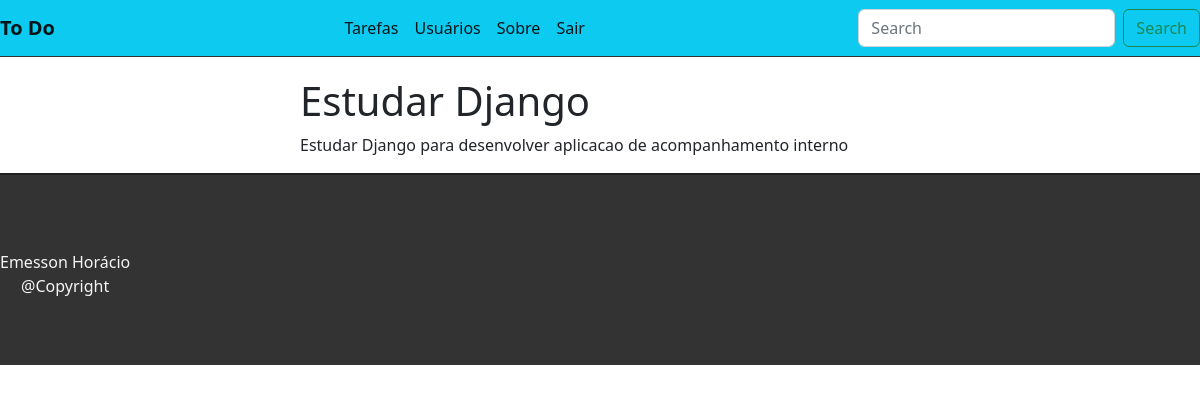
The page /task/1 (signed in) on the database as committed earlier.
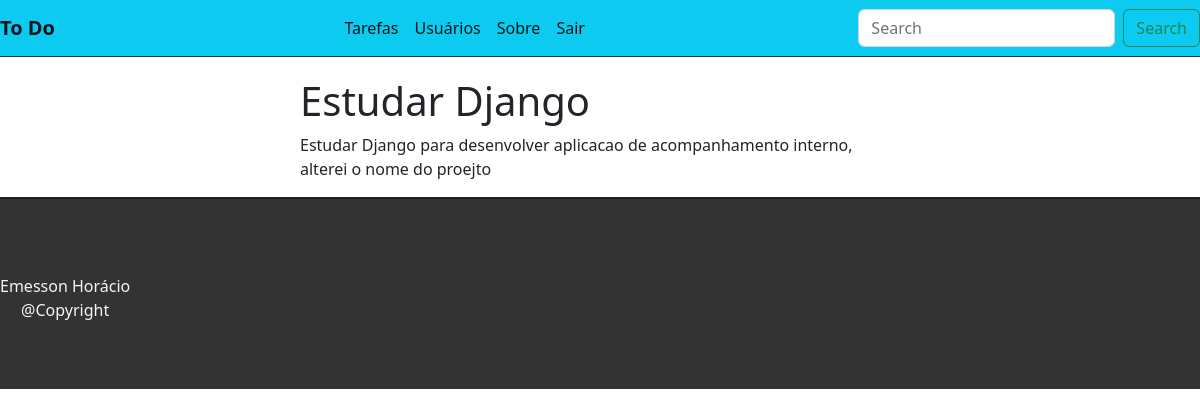
The same page on the database as committed later.
### tasks/models.py (models this page shows, shortened)
class Task(models.Model):
    STATUS = (
        ('doing', 'Doing'), ('done', 'Done')
    )
    title = models.CharField(max_length=255)
    description = models.TextField()
    done = models.CharField(max_length=5, choices=STATUS)
    user = models.ForeignKey(get_user_model(), on_delete=models.CASCADE)
    created_at = models.DateTimeField(auto_now_add=True)
    updated_at = models.DateTimeField(auto_now=True)

### tasks/views.py (the view)
# urls.py: path('task/<int:id>', views.taskView, name='task-view'),
@login_required
def taskView(request, id):
    task = get_object_or_404(Task, pk=id)
    return render(request, 'tasks/task.html', {'task': task})

### tasks/templates/tasks/task.html (shortened to what this page needs)
{% extends "base.html" %}
{% block content %}
<div class='offset-1 col-10 list-div'>
    <h1>{{task.title}}</h1>
    <p>{{task.description}}</p>
</div>
{% endblock %}

Rows that differ between the two databases and show on the page:
changed Task "Estudar Django": description "Estudar Django para desenvolver aplicacao de acompanhamento interno" → "Estudar Django para desenvolver aplicacao de acompanhamento interno, alterei o nome do proejto"
